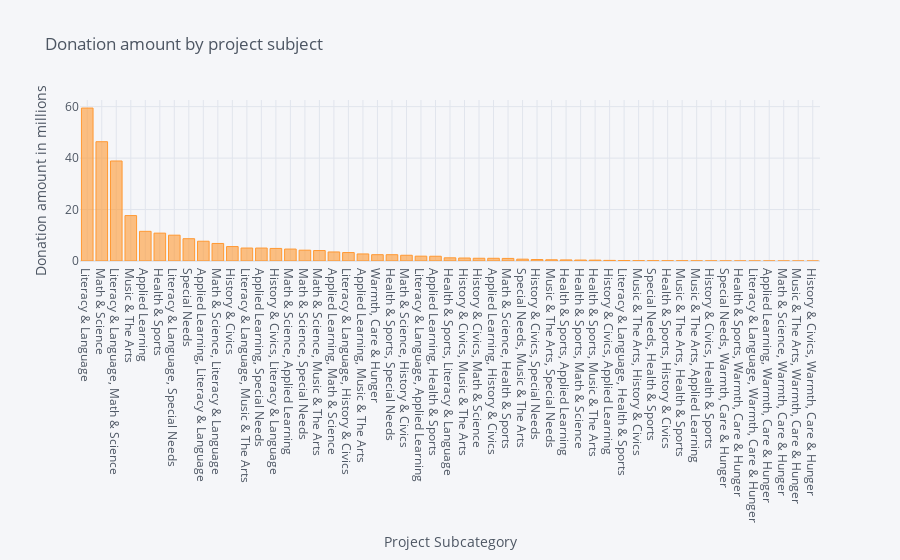

Notebook source saved alongside this figure:
### Code cell
s7.iplot(kind='bar', xTitle='Project Subcategory', yTitle='Donation amount in millions', title='Donation amount by project subject')

### Figure 1 — Plotly figure (JSON) as saved in the notebook; plotly's stock layout.template omitted (floating-point values rounded to 4 significant figures)
{"data": [{"marker": {"color": "rgba(255, 153, 51, 0.6)", "line": {"color": "rgba(255, 153, 51, 1.0)", "width": 1}}, "name": "Donation Amount", "orientation": "v", "text": "", "type": "bar", "x": ["Literacy & Language", "Math & Science", "Literacy & Language, Math & Science", "Music & The Arts", "Applied Learning", "Health & Sports", "Literacy & Language, Special Needs", "Special Needs", "Applied Learning, Literacy & Language", "Math & Science, Literacy & Language", "History & Civics", "Literacy & Language, Music & The Arts", "Applied Learning, Special Needs", "History & Civics, Literacy & Language", "Math & Science, Applied Learning", "Math & Science, Special Needs", "Math & Science, Music & The Arts", "Applied Learning, Math & Science", "Literacy & Language, History & Civics", "Applied Learning, Music & The Arts", "Warmth, Care & Hunger", "Health & Sports, Special Needs", "Math & Science, History & Civics", "Literacy & Language, Applied Learning", "Applied Learning, Health & Sports", "Health & Sports, Literacy & Language", "History & Civics, Music & The Arts", "History & Civics, Math & Science", "Applied Learning, History & Civics", "Math & Science, Health & Sports", "Special Needs, Music & The Arts", "History & Civics, Special Needs", "Music & The Arts, Special Needs", "Health & Sports, Applied Learning", "Health & Sports, Math & Science", "Health & Sports, Music & The Arts", "History & Civics, Applied Learning", "Literacy & Language, Health & Sports", "Music & The Arts, History & Civics", "Special Needs, Health & Sports", "Health & Sports, History & Civics", "Music & The Arts, Health & Sports", "Music & The Arts, Applied Learning", "History & Civics, Health & Sports", "Special Needs, Warmth, Care & Hunger", "Health & Sports, Warmth, Care & Hunger", "Literacy & Language, Warmth, Care & Hunger", "Applied Learning, Warmth, Care & Hunger", "Math & Science, Warmth, Care & Hunger", "Music & The Arts, Warmth, Care & Hunger", "History & Civics, Warmth, Care & Hunger"], "y": [59.46, 46.38, 38.88, 17.65, 11.54, 10.83, 10.04, 8.669, 7.691, 6.82, 5.612, 5.039, 5.036, 4.887, 4.646, 4.207, 4.07, 3.513, 3.282, 2.744, 2.456, 2.454, 2.23, 1.883, 1.849, 1.235, 1.155, 1.064, 1.053, 1.002, 0.7145, 0.5793, 0.4781, 0.4224, 0.3704, 0.339, 0.2335, 0.1782, 0.1152, 0.09623, 0.08545, 0.08039, 0.04974, 0.03871, 0.01903, 0.01815, 0.009439, 0.009328, 0.006552, 0.001165, 0.000994]}], "layout": {"legend": {"bgcolor": "#F5F6F9", "font": {"color": "#4D5663"}}, "paper_bgcolor": "#F5F6F9", "plot_bgcolor": "#F5F6F9", "title": {"font": {"color": "#4D5663"}, "text": "Donation amount by project subject"}, "xaxis": {"gridcolor": "#E1E5ED", "showgrid": true, "tickfont": {"color": "#4D5663"}, "title": {"font": {"color": "#4D5663"}, "text": "Project Subcategory"}, "zerolinecolor": "#E1E5ED"}, "yaxis": {"gridcolor": "#E1E5ED", "showgrid": true, "tickfont": {"color": "#4D5663"}, "title": {"font": {"color": "#4D5663"}, "text": "Donation amount in millions"}, "zerolinecolor": "#E1E5ED"}}}
